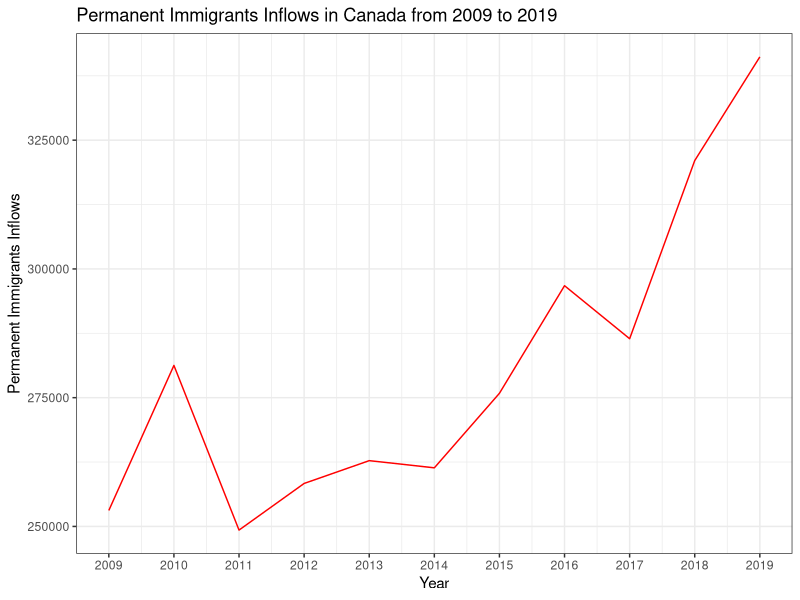
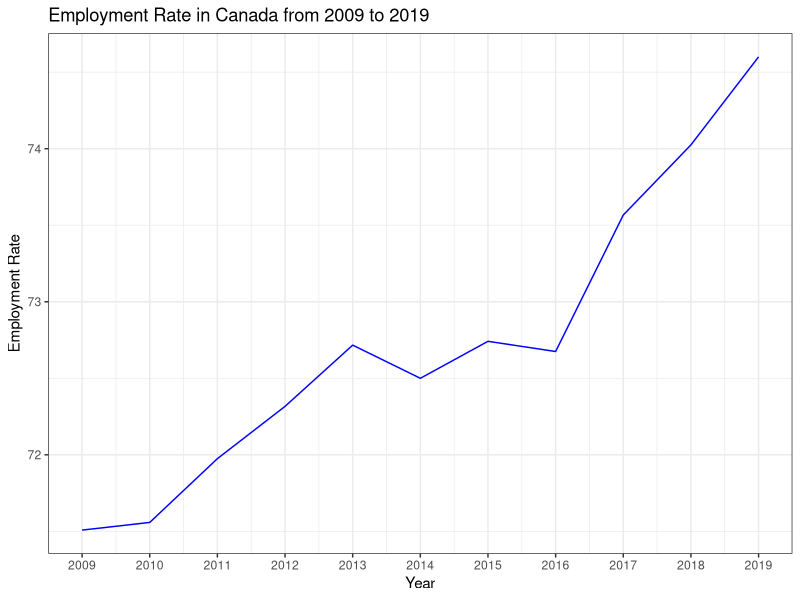

These charts were generated, in order, by the following R code:
## ---- chunk 1
#| include: false
#| warning: false
#| message: false

#### Initialize quarto workspace by reading csv's ####
library(tidyverse)
library(here)

permanent_immigrant <- read_csv(here::here("inputs/data/permanent_immigrant_inflows_cleaned.csv"))
employment_rate <- read_csv(here::here("inputs/data/employment_rate_cleaned.csv"))
merged_data <- read_csv(here::here("inputs/data/merged_data.csv"))
## ---- chunk 2

#| label: fig-1
#| fig-cap: A graph detailing that the overall increase in Canada's permenant immigration inflow from 2009 to 2019 which is from 249292 to 341173.
#| echo: false
#| warning: false

merged_data %>%
  group_by(Year) %>%
  summarize(Permanent_Inflows = sum(Permanent_Inflows, na.rm = TRUE)) %>%
  ggplot(aes(x = Year, y = Permanent_Inflows)) +
  geom_line(group = 1, color = "red") +
  scale_x_continuous(breaks = seq(2009, 2019, by = 1), labels = c("2009", "2010", "2011", "2012", "2013", "2014", "2015", "2016", "2017", "2018", "2019")) +
  theme_bw() +
  labs(
    title = "Permanent Immigrants Inflows in Canada from 2009 to 2019",
    x = "Year",
    y = "Permanent Immigrants Inflows" 
  )

## ---- chunk 3

#| label: fig-1
#| fig-cap: A graph detailing that the overall increase in Canada's permenant immigration inflow from 2009 to 2019 which is from 249292 to 341173.
#| echo: false
#| warning: false

merged_data %>%
  group_by(Year) %>%
  summarize(Employment_Rate = sum(Employment_Rate, na.rm = TRUE)) %>%
  ggplot(aes(x = Year, y = Employment_Rate)) +
  geom_line(group = 1, color = "blue") +
  scale_x_continuous(breaks = seq(2009, 2019, by = 1), labels = c("2009", "2010", "2011", "2012", "2013", "2014", "2015", "2016", "2017", "2018", "2019")) +
  theme_bw() +
  labs(
    title = "Employment Rate in Canada from 2009 to 2019",
    x = "Year",
    y = "Employment Rate" 
  )

